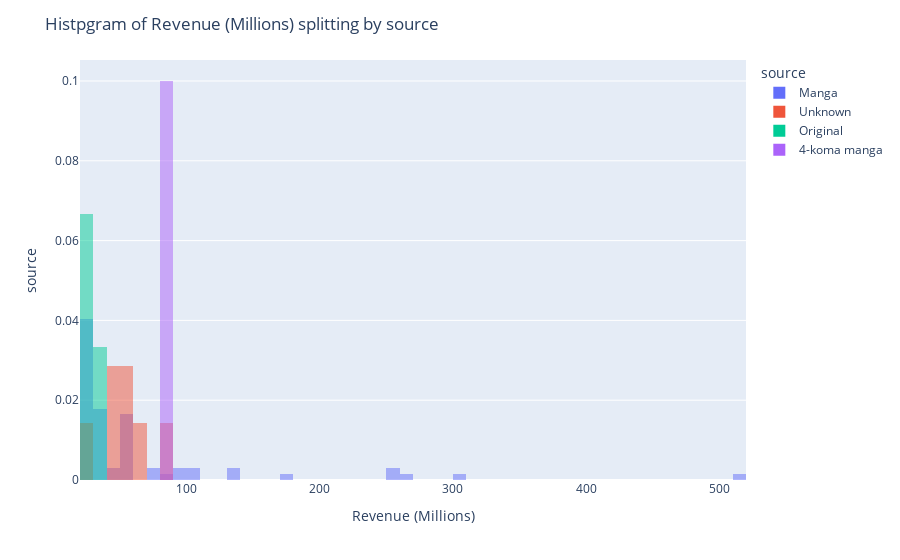

Notebook cell for this chart:
### Markdown cell above
### Hist

### Code cell
feature_to_plot = 'Revenue (Millions)'
feature_to_split = 'source' 

fig = px.histogram(df, x=feature_to_plot, color=feature_to_split, nbins=50, histnorm='probability density', barmode='overlay')

fig.update_layout(
    title=f'Histpgram of {feature_to_plot} splitting by {feature_to_split}',
    xaxis_title=feature_to_plot,
    yaxis_title=feature_to_split,
)

fig.show()

### Figure 1 — Plotly figure (JSON) as saved in the notebook; plotly's stock layout.template omitted (floating-point values rounded to 4 significant figures)
{"data": [{"alignmentgroup": "True", "bingroup": "x", "histnorm": "probability density", "hovertemplate": "source=Manga<br>Revenue (Millions)=%{x}<br>probability density=%{y}<extra></extra>", "legendgroup": "Manga", "marker": {"color": "#636efa", "opacity": 0.5, "pattern": {"shape": ""}}, "name": "Manga", "nbinsx": 50, "offsetgroup": "Manga", "orientation": "v", "showlegend": true, "type": "histogram", "x": [130, 33, 55, 28, 35, 58, 30, 516.6, 50, 39, 22, 72, 20, 29.5, 50, 25, 26, 47, 24, 50, 32.5, 35, 20, 260, 38, 25, 25, 250, 97, 25, 170, 25, 300, 20, 30, 77, 100, 55.5, 90, 20, 30, 50, 22, 30, 24, 55, 25, 25, 50, 24, 45, 50, 30, 25, 250, 80, 27, 35, 28, 135, 25, 20, 25, 100, 28, 50, 20], "xaxis": "x", "yaxis": "y"}, {"alignmentgroup": "True", "bingroup": "x", "histnorm": "probability density", "hovertemplate": "source=Unknown<br>Revenue (Millions)=%{x}<br>probability density=%{y}<extra></extra>", "legendgroup": "Unknown", "marker": {"color": "#EF553B", "opacity": 0.5, "pattern": {"shape": ""}}, "name": "Unknown", "nbinsx": 50, "offsetgroup": "Unknown", "orientation": "v", "showlegend": true, "type": "histogram", "x": [60, 40, 55, 20, 48, 55, 80], "xaxis": "x", "yaxis": "y"}, {"alignmentgroup": "True", "bingroup": "x", "histnorm": "probability density", "hovertemplate": "source=Original<br>Revenue (Millions)=%{x}<br>probability density=%{y}<extra></extra>", "legendgroup": "Original", "marker": {"color": "#00cc96", "opacity": 0.5, "pattern": {"shape": ""}}, "name": "Original", "nbinsx": 50, "offsetgroup": "Original", "orientation": "v", "showlegend": true, "type": "histogram", "x": [30, 25, 20], "xaxis": "x", "yaxis": "y"}, {"alignmentgroup": "True", "bingroup": "x", "histnorm": "probability density", "hovertemplate": "source=4-koma manga<br>Revenue (Millions)=%{x}<br>probability density=%{y}<extra></extra>", "legendgroup": "4-koma manga", "marker": {"color": "#ab63fa", "opacity": 0.5, "pattern": {"shape": ""}}, "name": "4-koma manga", "nbinsx": 50, "offsetgroup": "4-koma manga", "orientation": "v", "showlegend": true, "type": "histogram", "x": [86], "xaxis": "x", "yaxis": "y"}], "layout": {"barmode": "overlay", "legend": {"title": {"text": "source"}, "tracegroupgap": 0}, "margin": {"t": 60}, "title": {"text": "Histpgram of Revenue (Millions) splitting by source"}, "xaxis": {"anchor": "y", "domain": [0, 1], "title": {"text": "Revenue (Millions)"}}, "yaxis": {"anchor": "x", "domain": [0, 1], "title": {"text": "source"}}}}
